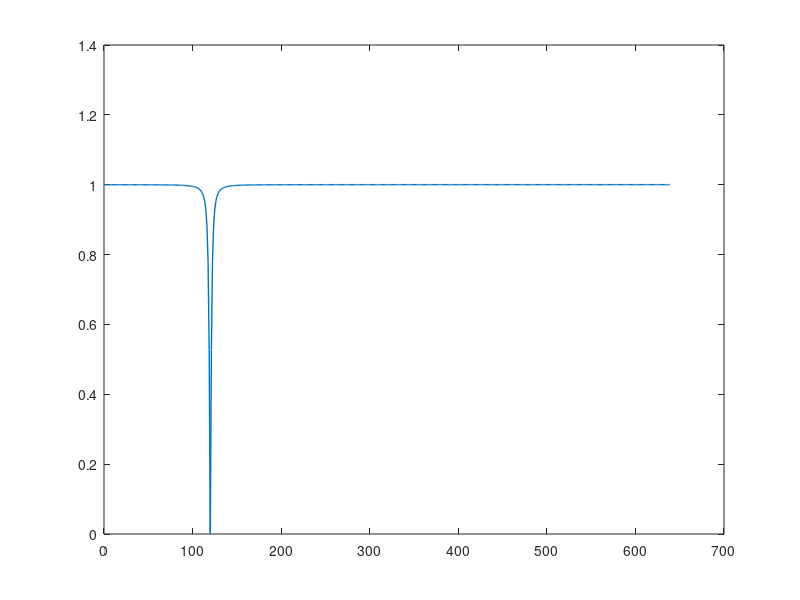

Reproduce this figure in MATLAB. (Note: this script raises an error after producing the figure.)
function fig1_4

% FIGURE 1.4:  A notch filter

% Initialize

clc
clear
fprintf('Figure 1.4:  A notch filter\n\n')
fs = 1280;
fn = 120;
BW = 4;

% Compute coeffients

r = 1 - pi*BW/fs;
T = 1/fs;
C = cos(2*pi*fn*T);
beta = (r^2 - 2*r*C + 1)/(2 - 2*C);
a = [1 -2*r*C r^2]
b = beta*[1 -2*C 1]
zero = roots(b)
pole = roots(a)

% Find magnitude response

n = 1024;
delta = [1 zeros(1,n-1)];
h = filter(b,a,delta);
A = abs(fft(h));
f = linspace(0,(n-1)*fs/n,n);

% Plot it

figure
plot(f(1:n/2),A(1:n/2),'LineWidth',1.0)
f_labels('Magnitude response','{\itf} (Hz)','{\itA(f)}')
f_wait
